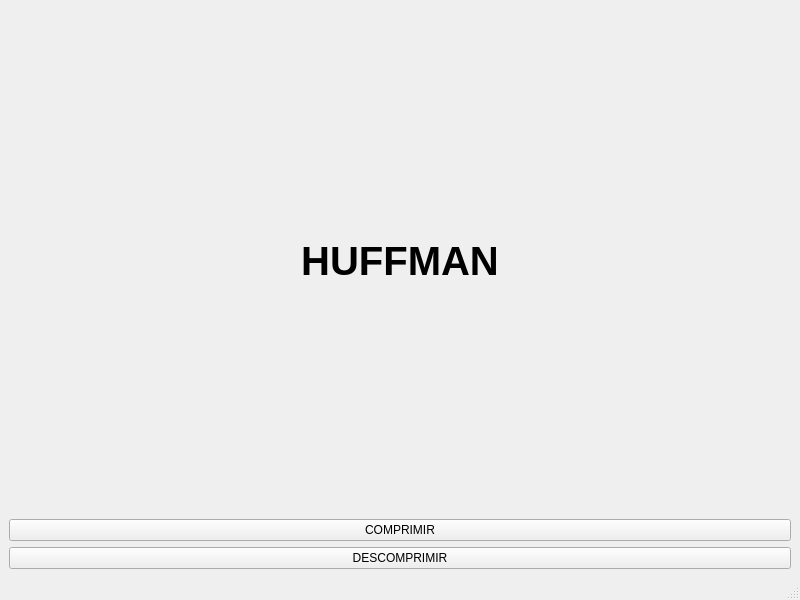
<?xml version="1.0" encoding="UTF-8"?>
<ui version="4.0">
 <class>Menu_Inicial</class>
 <widget class="QMainWindow" name="Menu_Inicial">
  <property name="geometry">
   <rect>
    <x>0</x>
    <y>0</y>
    <width>800</width>
    <height>600</height>
   </rect>
  </property>
  <property name="windowTitle">
   <string>MainWindow</string>
  </property>
  <widget class="QWidget" name="centralwidget">
   <layout class="QVBoxLayout" name="verticalLayout">
    <item>
     <widget class="QLabel" name="label">
      <property name="font">
       <font>
        <pointsize>30</pointsize>
        <weight>75</weight>
        <bold>true</bold>
       </font>
      </property>
      <property name="text">
       <string>HUFFMAN</string>
      </property>
      <property name="alignment">
       <set>Qt::AlignCenter</set>
      </property>
     </widget>
    </item>
    <item>
     <widget class="QPushButton" name="pushButton">
      <property name="text">
       <string>COMPRIMIR</string>
      </property>
     </widget>
    </item>
    <item>
     <widget class="QPushButton" name="pushButton_2">
      <property name="text">
       <string>DESCOMPRIMIR</string>
      </property>
     </widget>
    </item>
   </layout>
  </widget>
  <widget class="QMenuBar" name="menubar">
   <property name="geometry">
    <rect>
     <x>0</x>
     <y>0</y>
     <width>800</width>
     <height>25</height>
    </rect>
   </property>
  </widget>
  <widget class="QStatusBar" name="statusbar"/>
 </widget>
 <resources/>
 <connections/>
</ui>
